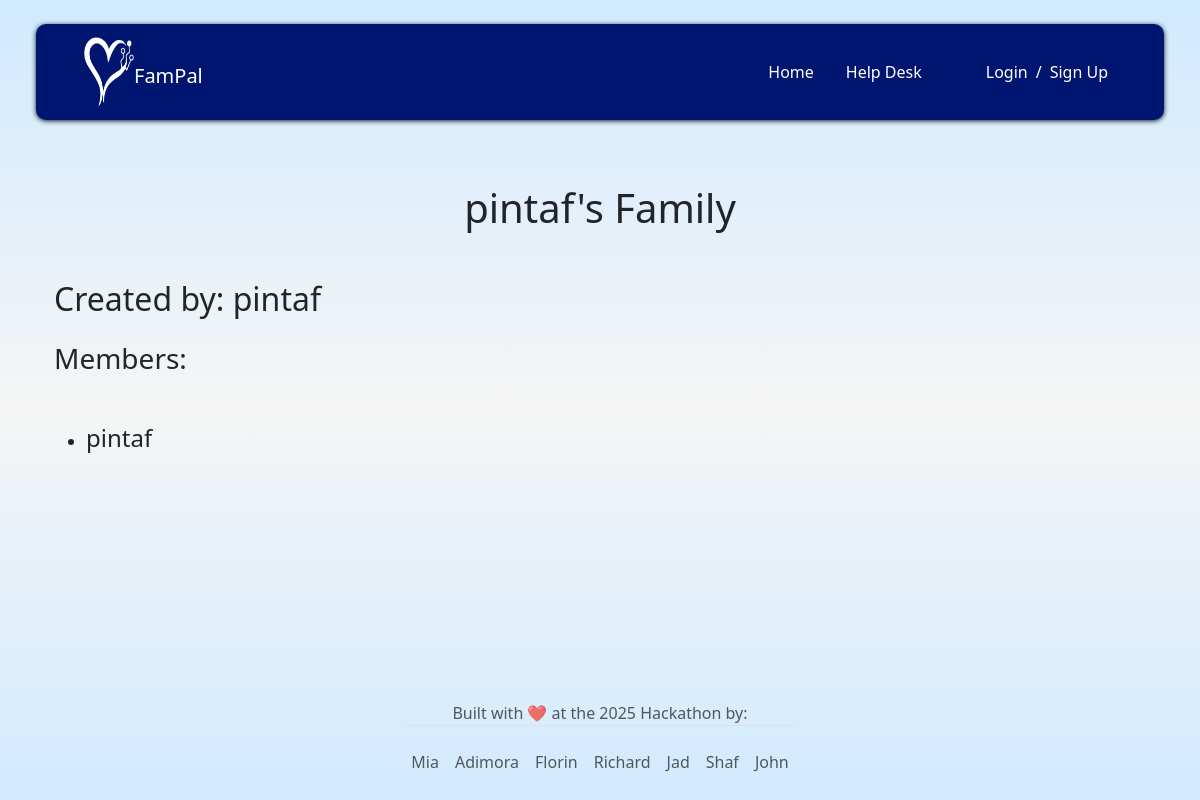
The app's page /families/group/10/ with its own data.
### families/models.py (models this page shows, shortened)
class FamilyGroup(models.Model):
    name = models.CharField(max_length=100)
    created_by = models.ForeignKey(User, on_delete=models.CASCADE, related_name='created_family_groups')
    created_at = models.DateTimeField(default=timezone.now)

class FamilyMembership(models.Model):
    user = models.ForeignKey(User, on_delete=models.CASCADE, related_name='family_memberships')
    family_group = models.ForeignKey(FamilyGroup, on_delete=models.CASCADE, related_name='memberships')
    joined_at = models.DateTimeField(default=timezone.now)
    class Meta:
        unique_together = ('user', 'family_group')

### families/views.py (the view)
# urls.py: path('group/<int:pk>/', views.family_detail, name='family_detail'),
def family_detail(request, pk):
    family = get_object_or_404(FamilyGroup, pk=pk)
    return render(request, 'families/family_detail.html', {'family': family})

### templates/families/family_detail.html
{% extends "base.html" %}
{% block content %}
  <div class="container-fluid">
    <h1 class="d-flex justify-content-center my-5">{{ family.name }}</h1>
    <h2 class="mb-4">Created by: {{ family.created_by }}</h2>
    <h3 class="mb-5">Members:</h3>
    <ul>
    {% for member in family.memberships.all %}
      <li> <h4>{{ member.user.username }}</h4></li>
    {% empty %}
      <li>No members yet.</li>
    {% endfor %}
  </ul>
  </div>
{% endblock %}

### static/css/main.css (style rules this page uses)
:root { --color-primary: #2fa5f0; --color-secondary: #3053ad; --color-bg: #001570; --color-hover: #57ccf9; --color-light: #68d6f1; --color-white: #ffffff; --color-dark: #0d1b2a; --box-shadow: rgba(17, 61, 69, 0.35) 0 0.5rem 1.5rem; --box-shadow-hover: rgba(147, 165, 169, 0.393) 0 0 0 3px; font-size: 100%; }
* { padding: 0; margin: 0; box-sizing: border-box; }
html { background: linear-gradient(to bottom, #d0eaff, #f5f5f5, #d0eaff); scroll-behavior: smooth; scroll-padding-top: 5rem; font-family: Roboto, sans-serif; }
body { background: linear-gradient(to bottom, #d0eaff, #f5f5f5, #d0eaff); min-height: 100dvh; }

### records on screen
FamilyGroup: name "pintaf's Family", created_by "pintaf"
FamilyMembership: user.username "pintaf"
